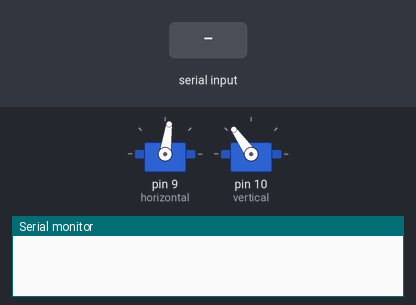
A sketch run on a simulated Arduino Uno, built with avr-gcc and run on an emulated ATmega328P. Shown: 2 × servo, the last lines printed to the serial monitor. Inputs (shaded band) come from the test bench.

Above: at 1.2 s.
1.3 s: "90,45\n" received over the second serial link
At 4.1 s:
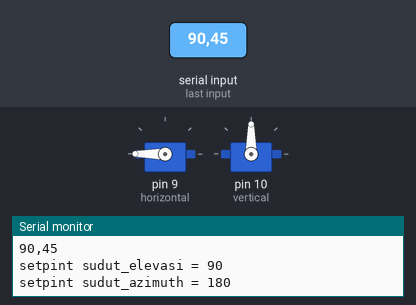
4.3 s: "5\n" received over the second serial link
At 6.4 s:
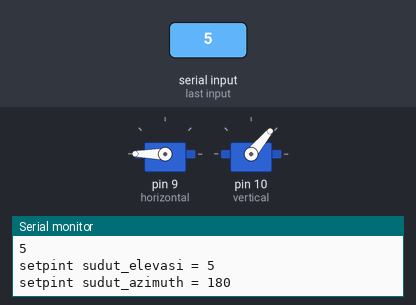
7.2 s: "200\n" received over the second serial link
At 9.8 s:
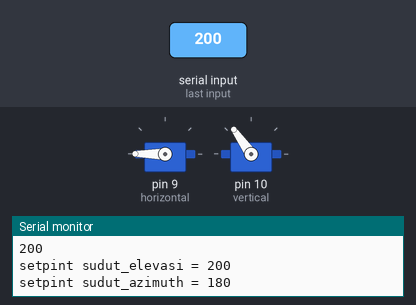
10.2 s: "1,90,45\n" received over the second serial link
At 11.36 s:
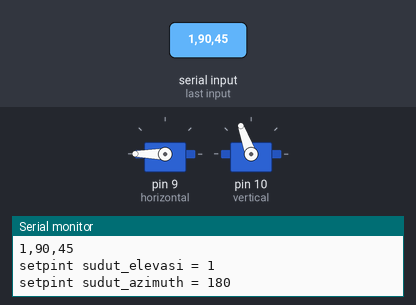
13.2 s: "90\n" received over the second serial link
At 14.37 s:
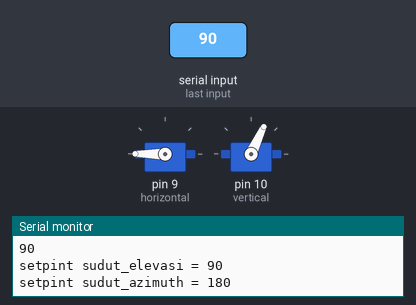
16.1 s: "30,150\n" received over the second serial link
At 17.9 s:
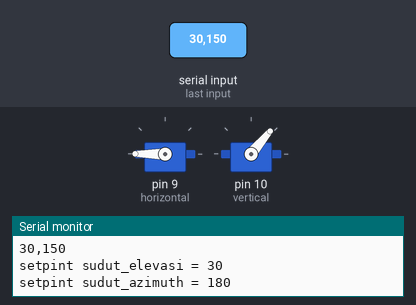
Timing chart, 0 to 19.4 s (numbered marks = the images above; inputs shaded):
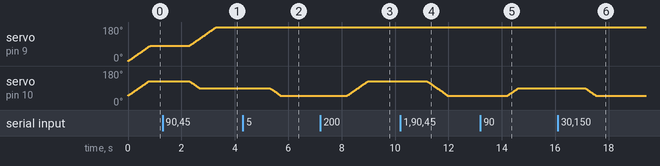

The sketch:

aktuator_tanpa_pid.ino
```cpp
#include <Wire.h>

#include <Servo.h > // include Servo library
#include <SoftwareSerial.h>
SoftwareSerial serialwifi(5, 6); // RX | TX

// Timers
unsigned long timer = 0;
float timeStep = 0.01;
// Pitch, Roll and roll values
float pitch = 0;
float roll = 0;
Servo vertical; // horizontal servo
int azimuth = 0; // 90;     // stand horizontal servo

int azimuthLimitHigh = 180;
int azimuthLimitLow = 0;

// 45 degrees MAX
Servo horizontal; // vertical servo
int elevasi = 50; //   90;     // stand vertical servo

int setpointsudut_azimuth = 82;
int setpointsudut_elevasi = 127;
int elevasiLimitHigh = 50;
int elevasiLimitLow = 125;
int tol = 0;
boolean a = true;
boolean b = true;
void( * resetFunc)(void) = 0;

void setup() {

  horizontal.attach(9);
  vertical.attach(10);
  horizontal.write(azimuth);
  vertical.write(elevasi);

    serialwifi.begin(115200);
  Serial.begin(115200);
}
String getValue(String data, char separator, int index)
{
  int found = 0;
  int strIndex[] = {0, -1};
  int maxIndex = data.length()-1;

  for(int i=0; i<=maxIndex && found<=index; i++){
    if(data.charAt(i)==separator || i==maxIndex){
        found++;
        strIndex[0] = strIndex[1]+1;
        strIndex[1] = (i == maxIndex) ? i+1 : i;
    }
  }

  return found>index ? data.substring(strIndex[0], strIndex[1]) : "";
}
void loop() {

  if (serialwifi.available()) {
    String a = serialwifi.readString();
    Serial.println(a);
setpointsudut_elevasi = getValue(a,'X',0).toInt();
setpointsudut_azimuth = abs(getValue(a,'X',1).toInt()-180);
    Serial.print("setpint sudut_elevasi = ");
Serial.println(setpointsudut_elevasi);
    Serial.print("setpint sudut_azimuth = ");
Serial.println(setpointsudut_azimuth);
  }

  timer = millis();
  delay((timeStep * 1000) - (millis() - timer));
  if (elevasi < setpointsudut_elevasi) {
    elevasi++;
  } else if (elevasi > setpointsudut_elevasi) {
    elevasi--;
  }
  //}
  else {
    a = false;
  }

  if (elevasi < elevasiLimitHigh) {
    elevasi = elevasiLimitHigh;
  }
  if (elevasi > elevasiLimitLow) {
    elevasi = elevasiLimitLow;
  }
  vertical.write(elevasi);
  if (azimuth < setpointsudut_azimuth) {
    azimuth++;
  } else if (azimuth > setpointsudut_azimuth) {
    azimuth--;
  } else {
    b = false;
  }
  if (azimuth < azimuthLimitLow) {
    azimuth = azimuthLimitLow;
  }
  if (azimuth > azimuthLimitHigh) {
    azimuth = azimuthLimitHigh;
  }
  horizontal.write(azimuth);
}
```

Measured:
- after the input at 1.3 s, servo on pin 9 (horizontal): moves from 82° to 180° over 0.99 s, starting after 1.0 s; servo on pin 10 (vertical): moves from 125° to 90° over 0.35 s, starting after 1.0 s
- after the input at 4.3 s, servo on pin 10 (vertical): moves from 90° to 50° over 0.40 s, starting after 1.0 s
- after the input at 7.2 s, servo on pin 10 (vertical): moves from 50° to 125° over 0.75 s, starting after 1.0 s
- after the input at 10.2 s, servo on pin 10 (vertical): moves from 125° to 50° over 0.75 s, starting after 1.0 s
- after the input at 13.2 s, servo on pin 10 (vertical): moves from 50° to 90° over 0.40 s, starting after 1.0 s
- after the input at 16.1 s, servo on pin 10 (vertical): moves from 90° to 50° over 0.40 s, starting after 1.0 s
